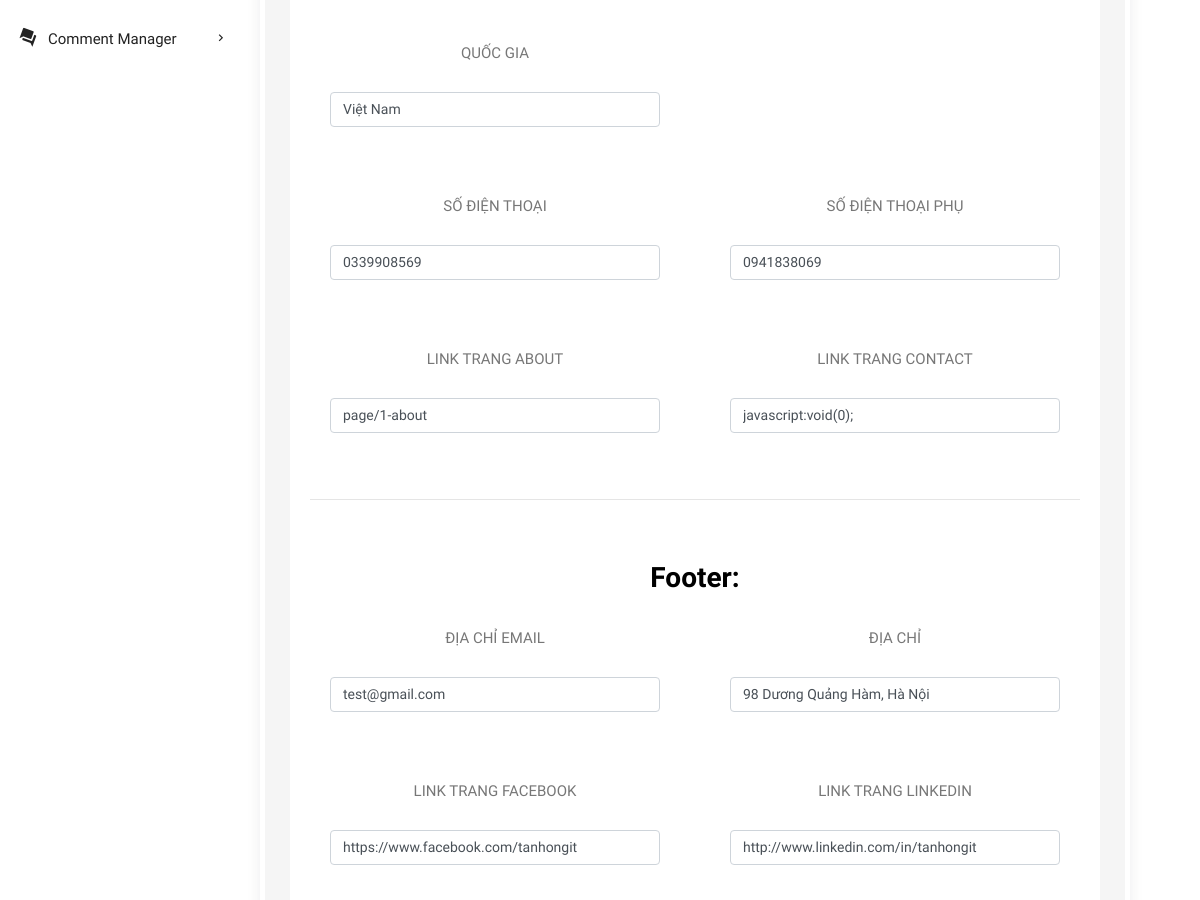
The page /admin.php?controller=header-footer (signed in, middle part) on the database as committed earlier.
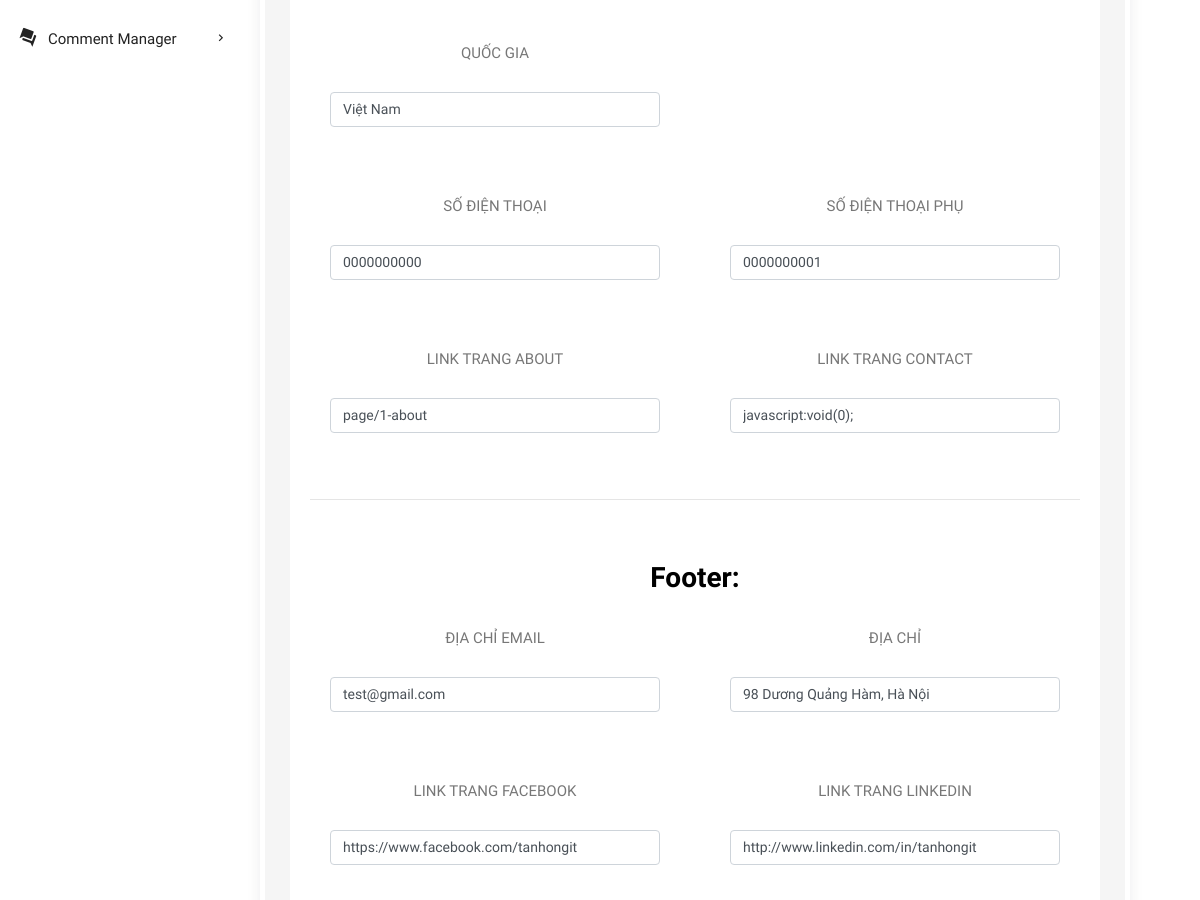
The same page on the database as committed later.
### tables this page shows
CREATE TABLE IF NOT EXISTS `contacts` (
  `id` int(11) NOT NULL AUTO_INCREMENT,
  `link_Logo` varchar(500) DEFAULT NULL,
  `contact_name` varchar(255) DEFAULT NULL,
  `address` varchar(500) NOT NULL,
  `country` varchar(50) NOT NULL,
  `phone` varchar(20) NOT NULL,
  `phone_2` varchar(20) DEFAULT NULL,
  `email` varchar(255) NOT NULL,
  `link_Contact` varchar(550) DEFAULT NULL,
  `link_Facebook` varchar(500) DEFAULT NULL,
  `link_Twitter` varchar(255) DEFAULT NULL,
  `link_linkedin` varchar(255) DEFAULT NULL,
  `zalo` varchar(20) DEFAULT NULL,
  `link_about` varchar(255) DEFAULT NULL,
  `about_footer` longtext DEFAULT NULL,
  `favicon` varchar(255) DEFAULT NULL,
  PRIMARY KEY (`id`)
);

### admin/views/header-footer/index.php (called while the page is built, shortened)
<?php require('admin/views/shared/header.php'); ?>
<?php require('admin/views/shared/leftnavbar.php'); ?>
<?php require('admin/views/header-footer/formEdit.php'); ?>
<?php require('admin/views/shared/footer.php'); ?>

### admin/controllers/header-footer/index.php (called while the page is built, shortened)
<?php
permission_moderator();
$contact = getRecord('contacts', 1);
require('admin/views/header-footer/index.php');

### lib/config/database.php (called while the page is built, shortened)
<?php
try {
    $linkConnectDB = connect();
} catch (Exception $e) {
    die($e->getMessage());
}
function connect(): mysqli
{
        $linkConnectDB = new mysqli(DB_HOST, DB_USER, DB_PASS, DB_NAME, DB_PORT);
        $linkConnectDB->set_charset('utf8mb4');
        return $linkConnectDB;
}
function executeQuery(string $sql, array $params = []): mysqli_stmt
{
    global $linkConnectDB;
    $stmt = $linkConnectDB->prepare($sql);
    if (!$stmt->execute()) {
        throw new Exception('Execute error: ' . $stmt->error);
    }
    return $stmt;
}

### lib/model.php (called while the page is built, shortened)
<?php
require('config/database.php');
function getRecord(string $table, $id, string $select = '*'): false|array|null
{
    $id = intval($id);
    $sql = "SELECT $select FROM `$table` WHERE id=$id";
    $query = executeQuery($sql);
    $result = $query->get_result()->fetch_assoc();
    return $result;
}

### lib/functions.php (called while the page is built, shortened)
<?php
function permission_moderator(): void
{
    global $userNav;
    $userLogin = getRecord('users', $userNav);
}

### admin/views/header-footer/formEdit.php (the view, shortened to what the changed rows need)
<section class="content">
    <div class="body_scroll">
        <div class="container-fluid">
            <div class="row clearfix">
                <div class="col-lg-12 col-md-12 col-sm-12">
                    <div class="card">
                        <div class="body">
                            <form id="contact-form" class="form-horizontal" method="post" action="admin.php?controller=header-footer" enctype="multipart/form-data" role="form">
                                <br>
                                <div class="row clearfix">
                                    <div class="col-sm-6">
                                    </div>
                                </div>
                                <div class="row clearfix">
                                    <div class="card col-md-6">
                                        <div class="header">
                                            <h2 style="text-align: center;">Quốc gia</h2>
                                        </div>
                                        <div class="body">
                                            <input name="country" value="<?= $contact['country'] ?>" type="text" class="form-control" placeholder="Nhập country...">
                                        </div>
                                    </div>
                                </div>
                                <div class="row clearfix">
                                    <div class="card col-md-6">
                                        <div class="header">
                                            <h2 style="text-align: center;">Số điện thoại</h2>
                                        </div>
                                        <div class="body">
                                            <input name="phone" maxlength="20" pattern="[0-9\.]+" value="<?= $contact['phone'] ?>" type="text" class="form-control" required placeholder="Nhập phone...">
                                        </div>
                                    </div>
                                    <div class="col-sm-6">
                                        <div class="header">
                                            <h2 style="text-align: center;">Số điện thoại phụ</h2>
                                        </div>
                                        <div style="text-align: center;" class="body">
                                            <input type="text" value="<?= $contact['phone_2'] ?>" pattern="[0-9\.]+" maxlength="20" name="phone_2" class="form-control" required placeholder="Nhập phone...">
                                        </div>
                                    </div>
                                </div>
                                <div class="row clearfix">
                                    <div class="card col-md-6">
                                        <div class="header">
                                            <h2 style="text-align: center;">Link trang About</h2>
                                        </div>
                                        <div class="body">
                                            <input name="link_about" value="<?= $contact['link_about'] ?>" type="text" maxlength="255" class="form-control" required placeholder="Nhập link...">
                                        </div>
                                    </div>
                                    <div class="col-sm-6">
                                        <div class="header">
                                            <h2 style="text-align: center;">Link trang Contact</h2>
                                        </div>
                                        <div style="text-align: center;" class="body">
                                            <input type="text" value="<?= $contact['link_Contact'] ?>" maxlength="550" name="link_Contact" class="form-control" required placeholder="Nhập link...">
                                        </div>
                                    </div>
                                </div>
                                <hr>
                                <br>
                                <h1 class="card-inside-title" style="font-weight:bold; font-size:2em; text-align:center;">Footer:</h1>
                                <div class="row clearfix">
                                    <div class="card col-md-6">
                                        <div class="header">
                                            <h2 style="text-align: center;">Địa chỉ Email</h2>
                                        </div>
                                        <div class="body">
                                            <input name="email" value="<?= $contact['email'] ?>" maxlength="255" type="email" class="form-control" required placeholder="Nhập country...">
                                        </div>
                                    </div>
                                    <div class="col-sm-6">
                                        <div class="header">
                                            <h2 style="text-align: center;">Địa chỉ</h2>
                                        </div>
                                        <div style="text-align: center;" class="body">
                                            <input type="text" value="<?= $contact['address'] ?>" name="address" maxlength="500" class="form-control" required placeholder="Nhập địa chỉ...">
                                        </div>
                                    </div>
                                </div>
                                <div class="row clearfix">
                                    <div class="card col-md-6">
                                        <div class="header">
                                            <h2 style="text-align: center;">Link trang Facebook</h2>
                                        </div>
                                        <div class="body">
                                            <input name="link_Facebook" value="<?= $contact['link_Facebook'] ?>" type="text" class="form-control" required placeholder="Nhập link...">
                                        </div>
                                    </div>
                                    <div class="col-sm-6">
                                        <div class="header">
                                            <h2 style="text-align: center;">Link trang Linkedin</h2>
                                        </div>
                                        <div style="text-align: center;" class="body">
                                            <input type="text" value="<?= $contact['link_linkedin'] ?>" maxlength="250" name="link_linkedin" class="form-control" required placeholder="Nhập link...">
                                        </div>
                                    </div>
                                </div>
                            </form>
                        </div>
                    </div>
                </div>
            </div>
        </div>
    </div>
</section>

Rows that differ between the two databases and show on the page:
changed contacts "Việt Nam": phone "0339908569" → "0000000000"; phone_2 "0941838069" → "0000000001"
